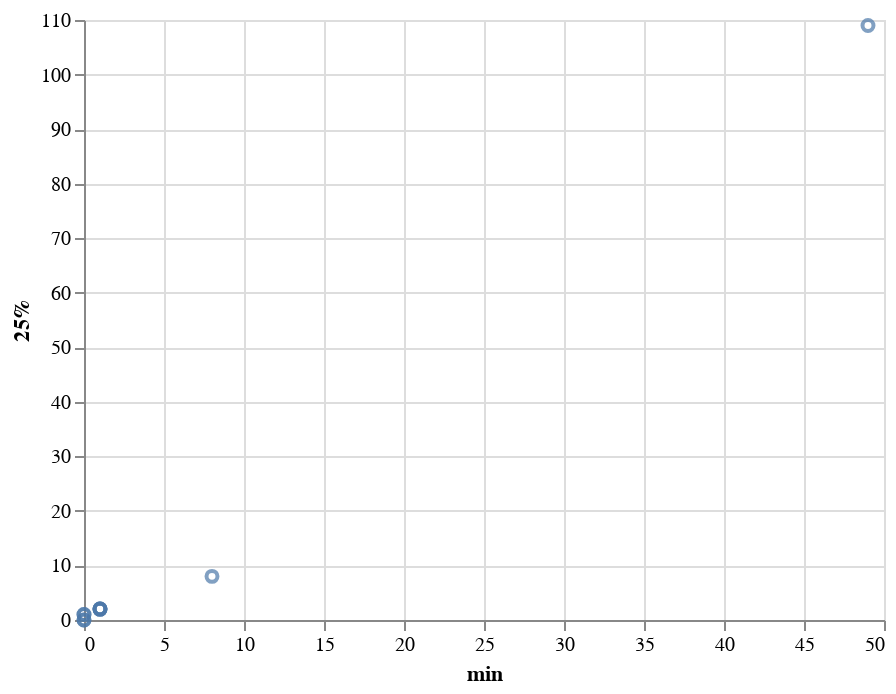

The code cell stored with this chart in its notebook:
### Code cell
# prompt: min vs 25%

alt.Chart(summary).mark_point().encode(x='min', y='25%')

### Figure 1 — Vega-Lite specification as saved in the notebook (floating-point values rounded to 4 significant figures)
{"config": {"view": {"continuousWidth": 400, "continuousHeight": 300}}, "data": {"name": "data-4e232381c51c2a92d5857211d5862b2d"}, "mark": "point", "encoding": {"x": {"field": "min", "type": "quantitative"}, "y": {"field": "25%", "type": "quantitative"}}, "$schema": "https://vega.github.io/schema/vega-lite/v4.17.0.json", "datasets": {"data-4e232381c51c2a92d5857211d5862b2d": [{"count": 4986.0, "mean": 8.208, "std": 0.464, "min": 8.0, "25%": 8.0, "50%": 8.0, "75%": 8.0, "max": 11.0}, {"count": 4986.0, "mean": 151.4, "std": 72.66, "min": 49.0, "25%": 109.0, "50%": 133.0, "75%": 165.0, "max": 873.0}, {"count": 4986.0, "mean": 1.499, "std": 1.113, "min": 0.0, "25%": 1.0, "50%": 1.0, "75%": 2.0, "max": 6.0}, {"count": 4986.0, "mean": 1.142, "std": 1.001, "min": 0.0, "25%": 0.0, "50%": 1.0, "75%": 2.0, "max": 6.0}, {"count": 4986.0, "mean": 2.815, "std": 1.334, "min": 1.0, "25%": 2.0, "50%": 3.0, "75%": 4.0, "max": 9.0}, {"count": 4986.0, "mean": 2.87, "std": 1.311, "min": 1.0, "25%": 2.0, "50%": 3.0, "75%": 4.0, "max": 9.0}, {"count": 4986.0, "mean": 0.1089, "std": 0.3204, "min": 0.0, "25%": 0.0, "50%": 0.0, "75%": 0.0, "max": 2.0}, {"count": 4986.0, "mean": 1.655, "std": 1.43, "min": 0.0, "25%": 1.0, "50%": 1.0, "75%": 2.0, "max": 17.0}, {"count": 4986.0, "mean": 3.399, "std": 1.927, "min": 1.0, "25%": 2.0, "50%": 3.0, "75%": 4.0, "max": 17.0}, {"count": 4986.0, "mean": 3.382, "std": 1.79, "min": 1.0, "25%": 2.0, "50%": 3.0, "75%": 4.0, "max": 14.0}]}}
